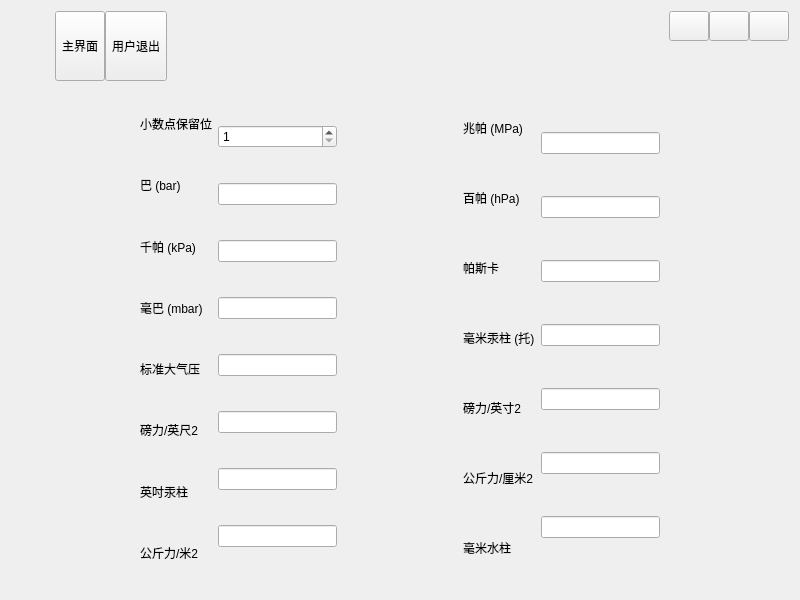
<?xml version="1.0" encoding="UTF-8"?>
<ui version="4.0">
 <class>frmMain</class>
 <widget class="QDialog" name="frmMain">
  <property name="geometry">
   <rect>
    <x>0</x>
    <y>0</y>
    <width>800</width>
    <height>600</height>
   </rect>
  </property>
  <property name="windowTitle">
   <string>Form</string>
  </property>
  <layout class="QGridLayout" name="gridLayout">
   <item row="0" column="0">
    <widget class="QWidget" name="widgetTitle" native="true">
     <property name="sizePolicy">
      <sizepolicy hsizetype="Preferred" vsizetype="Fixed">
       <horstretch>0</horstretch>
       <verstretch>0</verstretch>
      </sizepolicy>
     </property>
     <layout class="QHBoxLayout" name="horizontalLayout_2">
      <property name="spacing">
       <number>10</number>
      </property>
      <property name="leftMargin">
       <number>10</number>
      </property>
      <property name="topMargin">
       <number>0</number>
      </property>
      <property name="rightMargin">
       <number>0</number>
      </property>
      <property name="bottomMargin">
       <number>0</number>
      </property>
      <item>
       <widget class="QLabel" name="labIco">
        <property name="text">
         <string/>
        </property>
        <property name="pixmap">
         <pixmap resource="../other/main.qrc">:/image/logo.png</pixmap>
        </property>
        <property name="scaledContents">
         <bool>true</bool>
        </property>
        <property name="alignment">
         <set>Qt::AlignCenter</set>
        </property>
       </widget>
      </item>
      <item>
       <widget class="QLabel" name="labTitle">
        <property name="styleSheet">
         <string notr="true"/>
        </property>
        <property name="text">
         <string/>
        </property>
        <property name="alignment">
         <set>Qt::AlignLeading|Qt::AlignLeft|Qt::AlignVCenter</set>
        </property>
       </widget>
      </item>
      <item>
       <widget class="QWidget" name="widgetTop" native="true">
        <layout class="QHBoxLayout" name="horizontalLayout_3">
         <property name="spacing">
          <number>0</number>
         </property>
         <property name="leftMargin">
          <number>0</number>
         </property>
         <property name="topMargin">
          <number>0</number>
         </property>
         <property name="rightMargin">
          <number>0</number>
         </property>
         <property name="bottomMargin">
          <number>0</number>
         </property>
         <item>
          <widget class="QToolButton" name="btnMain">
           <property name="sizePolicy">
            <sizepolicy hsizetype="Fixed" vsizetype="Expanding">
             <horstretch>0</horstretch>
             <verstretch>0</verstretch>
            </sizepolicy>
           </property>
           <property name="text">
            <string>主界面</string>
           </property>
           <property name="icon">
            <iconset resource="../other/main.qrc">
             <normaloff>:/image/main_main.png</normaloff>:/image/main_main.png</iconset>
           </property>
           <property name="toolButtonStyle">
            <enum>Qt::ToolButtonTextUnderIcon</enum>
           </property>
          </widget>
         </item>
         <item>
          <widget class="QToolButton" name="btnExit">
           <property name="sizePolicy">
            <sizepolicy hsizetype="Fixed" vsizetype="Expanding">
             <horstretch>0</horstretch>
             <verstretch>0</verstretch>
            </sizepolicy>
           </property>
           <property name="styleSheet">
            <string notr="true"/>
           </property>
           <property name="text">
            <string>用户退出</string>
           </property>
           <property name="icon">
            <iconset resource="../other/main.qrc">
             <normaloff>:/image/main_exit.png</normaloff>:/image/main_exit.png</iconset>
           </property>
           <property name="toolButtonStyle">
            <enum>Qt::ToolButtonTextUnderIcon</enum>
           </property>
          </widget>
         </item>
        </layout>
       </widget>
      </item>
      <item>
       <spacer name="horizontalSpacer">
        <property name="orientation">
         <enum>Qt::Horizontal</enum>
        </property>
        <property name="sizeHint" stdset="0">
         <size>
          <width>40</width>
          <height>20</height>
         </size>
        </property>
       </spacer>
      </item>
      <item>
       <widget class="QWidget" name="widgetMenu" native="true">
        <layout class="QGridLayout" name="gridLayout_2">
         <property name="leftMargin">
          <number>0</number>
         </property>
         <property name="topMargin">
          <number>0</number>
         </property>
         <property name="rightMargin">
          <number>0</number>
         </property>
         <property name="bottomMargin">
          <number>0</number>
         </property>
         <property name="spacing">
          <number>0</number>
         </property>
         <item row="1" column="1" colspan="3">
          <spacer name="verticalSpacer">
           <property name="orientation">
            <enum>Qt::Vertical</enum>
           </property>
           <property name="sizeHint" stdset="0">
            <size>
             <width>20</width>
             <height>40</height>
            </size>
           </property>
          </spacer>
         </item>
         <item row="0" column="1">
          <widget class="QPushButton" name="btnMenu_Min">
           <property name="sizePolicy">
            <sizepolicy hsizetype="Minimum" vsizetype="Expanding">
             <horstretch>0</horstretch>
             <verstretch>0</verstretch>
            </sizepolicy>
           </property>
           <property name="minimumSize">
            <size>
             <width>30</width>
             <height>30</height>
            </size>
           </property>
           <property name="cursor">
            <cursorShape>ArrowCursor</cursorShape>
           </property>
           <property name="focusPolicy">
            <enum>Qt::NoFocus</enum>
           </property>
           <property name="toolTip">
            <string>最小化</string>
           </property>
           <property name="text">
            <string/>
           </property>
          </widget>
         </item>
         <item row="0" column="3">
          <widget class="QPushButton" name="btnMenu_Close">
           <property name="sizePolicy">
            <sizepolicy hsizetype="Minimum" vsizetype="Expanding">
             <horstretch>0</horstretch>
             <verstretch>0</verstretch>
            </sizepolicy>
           </property>
           <property name="minimumSize">
            <size>
             <width>30</width>
             <height>30</height>
            </size>
           </property>
           <property name="cursor">
            <cursorShape>ArrowCursor</cursorShape>
           </property>
           <property name="focusPolicy">
            <enum>Qt::NoFocus</enum>
           </property>
           <property name="toolTip">
            <string>关闭</string>
           </property>
           <property name="text">
            <string/>
           </property>
          </widget>
         </item>
         <item row="0" column="2">
          <widget class="QPushButton" name="btnMenu_Max">
           <property name="sizePolicy">
            <sizepolicy hsizetype="Minimum" vsizetype="Expanding">
             <horstretch>0</horstretch>
             <verstretch>0</verstretch>
            </sizepolicy>
           </property>
           <property name="minimumSize">
            <size>
             <width>30</width>
             <height>30</height>
            </size>
           </property>
           <property name="focusPolicy">
            <enum>Qt::NoFocus</enum>
           </property>
           <property name="text">
            <string/>
           </property>
          </widget>
         </item>
        </layout>
       </widget>
      </item>
     </layout>
    </widget>
   </item>
   <item row="1" column="0">
    <widget class="QStackedWidget" name="stackedWidget">
     <property name="styleSheet">
      <string notr="true"/>
     </property>
     <property name="currentIndex">
      <number>0</number>
     </property>
     <widget class="QWidget" name="page1">
      <layout class="QHBoxLayout" name="horizontalLayout">
       <item>
        <spacer name="horizontalSpacer_2">
         <property name="orientation">
          <enum>Qt::Horizontal</enum>
         </property>
         <property name="sizeHint" stdset="0">
          <size>
           <width>104</width>
           <height>20</height>
          </size>
         </property>
        </spacer>
       </item>
       <item>
        <layout class="QVBoxLayout" name="verticalLayout">
         <item>
          <widget class="QLabel" name="label_rbit">
           <property name="text">
            <string>小数点保留位</string>
           </property>
          </widget>
         </item>
         <item>
          <widget class="QLabel" name="label_bar">
           <property name="text">
            <string>巴 (bar)</string>
           </property>
          </widget>
         </item>
         <item>
          <widget class="QLabel" name="label_kpa">
           <property name="text">
            <string>千帕 (kPa)</string>
           </property>
          </widget>
         </item>
         <item>
          <widget class="QLabel" name="label_mbar">
           <property name="text">
            <string>毫巴 (mbar)</string>
           </property>
          </widget>
         </item>
         <item>
          <widget class="QLabel" name="label_unit">
           <property name="text">
            <string>标准大气压</string>
           </property>
          </widget>
         </item>
         <item>
          <widget class="QLabel" name="label_feet">
           <property name="text">
            <string>磅力/英尺2</string>
           </property>
          </widget>
         </item>
         <item>
          <widget class="QLabel" name="label_british_hg">
           <property name="text">
            <string>英吋汞柱</string>
           </property>
          </widget>
         </item>
         <item>
          <widget class="QLabel" name="label_kilogram_force">
           <property name="text">
            <string>公斤力/米2</string>
           </property>
          </widget>
         </item>
        </layout>
       </item>
       <item>
        <layout class="QVBoxLayout" name="verticalLayout_2">
         <item>
          <widget class="QSpinBox" name="spinBox_rbit">
           <property name="minimum">
            <number>1</number>
           </property>
           <property name="maximum">
            <number>10</number>
           </property>
           <property name="value">
            <number>1</number>
           </property>
          </widget>
         </item>
         <item>
          <widget class="QLineEdit" name="lineEdit_bar"/>
         </item>
         <item>
          <widget class="QLineEdit" name="lineEdit_kpa"/>
         </item>
         <item>
          <widget class="QLineEdit" name="lineEdit_mbar"/>
         </item>
         <item>
          <widget class="QLineEdit" name="lineEdit_unit"/>
         </item>
         <item>
          <widget class="QLineEdit" name="lineEdit_feet"/>
         </item>
         <item>
          <widget class="QLineEdit" name="lineEdit_british_hg"/>
         </item>
         <item>
          <widget class="QLineEdit" name="lineEdit_kilogram_force"/>
         </item>
        </layout>
       </item>
       <item>
        <spacer name="horizontalSpacer_4">
         <property name="orientation">
          <enum>Qt::Horizontal</enum>
         </property>
         <property name="sizeHint" stdset="0">
          <size>
           <width>105</width>
           <height>20</height>
          </size>
         </property>
        </spacer>
       </item>
       <item>
        <layout class="QVBoxLayout" name="verticalLayout_7">
         <item>
          <widget class="QLabel" name="label_mpa">
           <property name="text">
            <string>兆帕 (MPa)</string>
           </property>
          </widget>
         </item>
         <item>
          <widget class="QLabel" name="label_hpa">
           <property name="text">
            <string>百帕 (hPa)</string>
           </property>
          </widget>
         </item>
         <item>
          <widget class="QLabel" name="label_pascal">
           <property name="text">
            <string>帕斯卡</string>
           </property>
          </widget>
         </item>
         <item>
          <widget class="QLabel" name="label_mmhg">
           <property name="text">
            <string>毫米汞柱 (托)</string>
           </property>
          </widget>
         </item>
         <item>
          <widget class="QLabel" name="label_cmz">
           <property name="text">
            <string>磅力/英寸2</string>
           </property>
          </widget>
         </item>
         <item>
          <widget class="QLabel" name="label_kgf_cm2">
           <property name="text">
            <string>公斤力/厘米2</string>
           </property>
          </widget>
         </item>
         <item>
          <widget class="QLabel" name="label_mm_water_column">
           <property name="text">
            <string>毫米水柱</string>
           </property>
          </widget>
         </item>
        </layout>
       </item>
       <item>
        <layout class="QVBoxLayout" name="verticalLayout_8">
         <item>
          <widget class="QLineEdit" name="lineEdit_mpa"/>
         </item>
         <item>
          <widget class="QLineEdit" name="lineEdit_hpa"/>
         </item>
         <item>
          <widget class="QLineEdit" name="lineEdit_pascal"/>
         </item>
         <item>
          <widget class="QLineEdit" name="lineEdit_mmhg"/>
         </item>
         <item>
          <widget class="QLineEdit" name="lineEdit_cmz"/>
         </item>
         <item>
          <widget class="QLineEdit" name="lineEdit_kgf_cm2"/>
         </item>
         <item>
          <widget class="QLineEdit" name="lineEdit_mm_water_column"/>
         </item>
        </layout>
       </item>
       <item>
        <spacer name="horizontalSpacer_3">
         <property name="orientation">
          <enum>Qt::Horizontal</enum>
         </property>
         <property name="sizeHint" stdset="0">
          <size>
           <width>104</width>
           <height>20</height>
          </size>
         </property>
        </spacer>
       </item>
      </layout>
     </widget>
     <widget class="QWidget" name="page2">
      <layout class="QVBoxLayout" name="verticalLayout_3"/>
     </widget>
     <widget class="QWidget" name="page3">
      <layout class="QVBoxLayout" name="verticalLayout_5"/>
     </widget>
     <widget class="QWidget" name="page4">
      <layout class="QVBoxLayout" name="verticalLayout_4"/>
     </widget>
    </widget>
   </item>
  </layout>
 </widget>
 <resources>
  <include location="../other/main.qrc"/>
 </resources>
 <connections/>
</ui>
